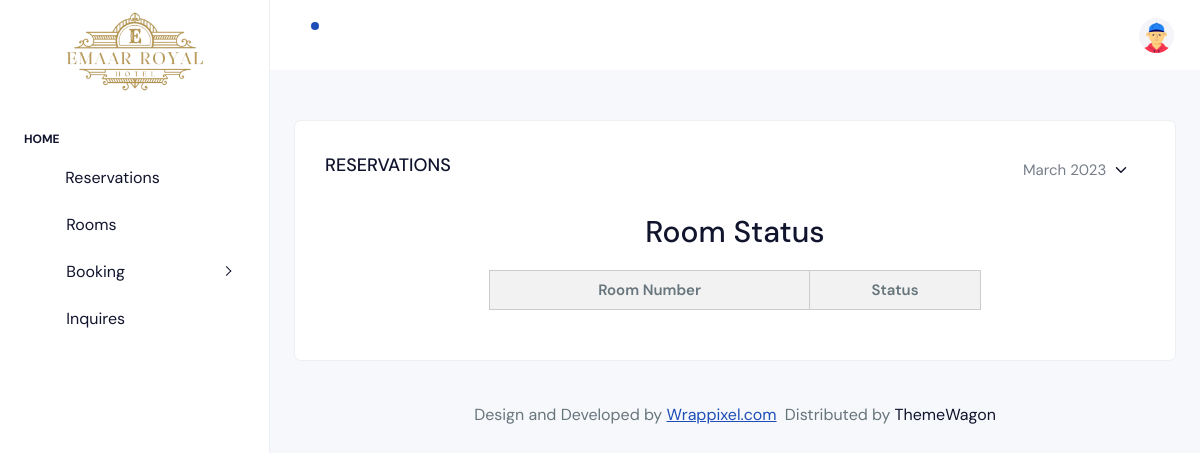
Before: /room_status.php with the older database file.
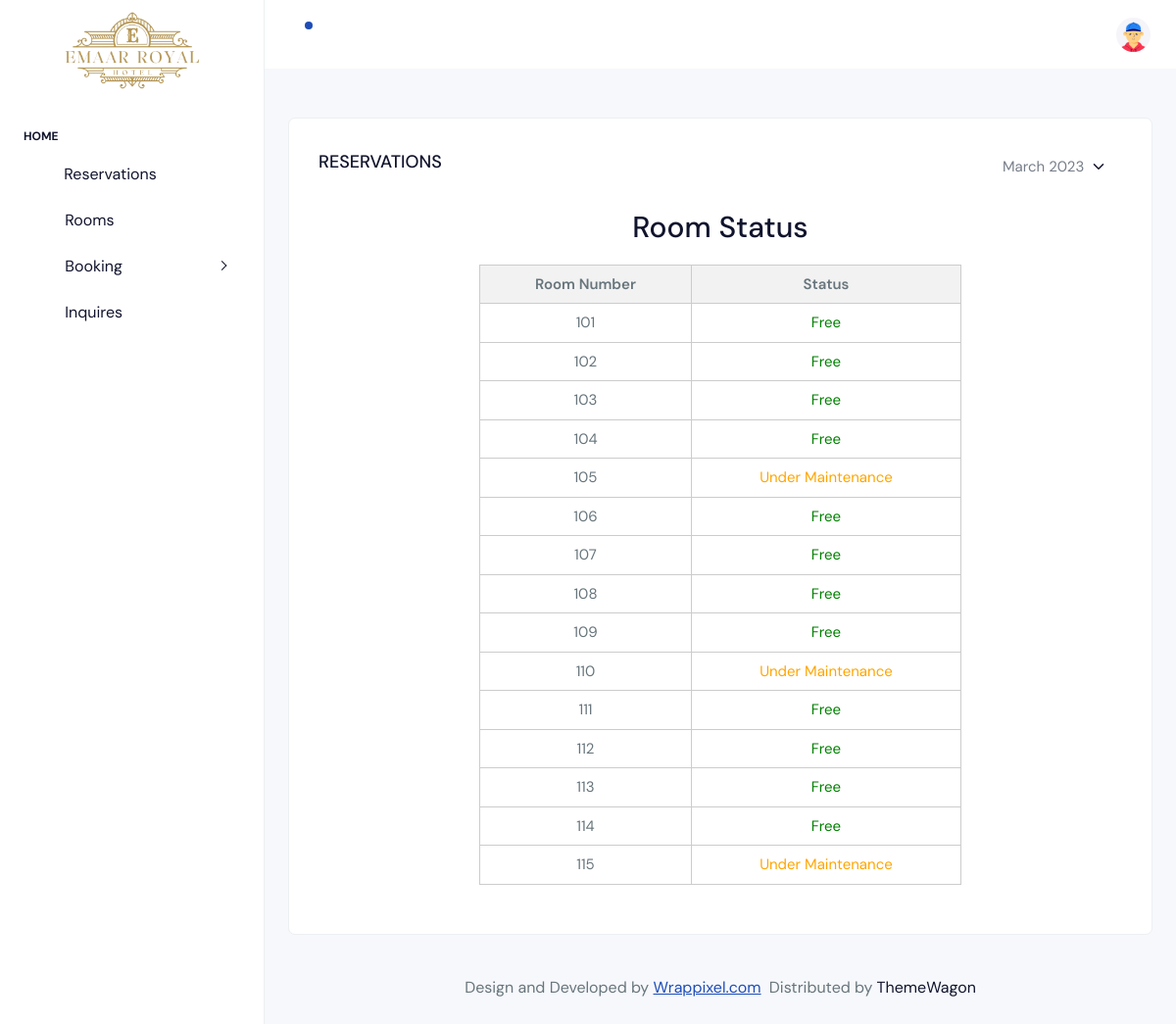
After: the same page with the newer database file.
### tables this page shows
CREATE TABLE `rooms` (
  `id` int(11) NOT NULL,
  `room_number` int(10) DEFAULT NULL,
  `status` enum('free','maintenance') DEFAULT 'free'
);

### room_status.php (the view, shortened to what this page needs)
<?php
include('inc.connection.php');
$today = date('Y-m-d');
$sql = "
SELECT
  r.id,
  r.room_number,
  CASE
    WHEN r.status = 'maintenance' THEN 'Under Maintenance'
    WHEN EXISTS (
      SELECT 1
      FROM bookings b
      WHERE b.Room_No = r.id
      AND STR_TO_DATE(b.Checkin, '%Y-%m-%d') <= '$today'
      AND STR_TO_DATE(b.Checkout, '%Y-%m-%d') >= '$today'
    ) THEN 'Reserved'
    ELSE 'Free'
  END AS room_status
FROM rooms r
ORDER BY r.room_number
";
$result = mysqli_query($conn, $sql);
?>
<!doctype html>
<html lang="en">
<head>
    <link rel="stylesheet" href="./assets/css/styles.min.css" />
</head>
<body>
    <div class="page-wrapper" id="main-wrapper" style="padding-top: 0 !important;" data-layout="vertical" data-navbarbg="skin6" data-sidebartype="full"
        data-sidebar-position="fixed" data-header-position="fixed">
        <aside class="left-sidebar" style="margin-top: 0 !important; padding-top: 0 !important; top: 0 !important;">
            <div>
                <div class="brand-logo d-flex align-items-center justify-content-center">
                    <a href="./admin-dash.php" class="text-nowrap logo-img">
                        <img src="images/logo.png" alt="" />
                    </a>
                </div>
                <nav class="sidebar-nav scroll-sidebar" data-simplebar="">
                    <ul id="sidebarnav">
                        <li class="nav-small-cap">
                            <span class="hide-menu">Home</span>
                        </li>
                        <li class="sidebar-item">
                            <a class="sidebar-link" href="./admin-dash.php" aria-expanded="false">
                                <i class="ti ti-atom"></i>
                                <span class="hide-menu">Reservations</span>
                            </a>
                        </li>
                        <li class="sidebar-item">
                            <a class="sidebar-link justify-content-between" href="#" aria-expanded="false">
                                <div class="d-flex align-items-center gap-3">
                                    <span class="d-flex">
                                        <i class="ti ti-mail"></i>
                                    </span>
                                    <span class="hide-menu">Rooms</span>
                                </div>
                            </a>
                        </li>
                        <li class="sidebar-item">
                            <a class="sidebar-link has-arrow justify-content-between" href="javascript:void(0)" aria-expanded="false">
                                <div class="d-flex align-items-center gap-3">
                                    <span class="d-flex">
                                        <i class="ti ti-bookmark"></i>
                                    </span>
                                    <span class="hide-menu">Booking</span>
                                </div>
                            </a>
                        </li>
                        <li class="sidebar-item">
                            <a class="sidebar-link justify-content-between" href="admin-inquiry.php" aria-expanded="false">
                                <div class="d-flex align-items-center gap-3">
                                    <span class="d-flex">
                                        <i class="ti ti-help"></i>
                                    </span>
                                    <span class="hide-menu">Inquires</span>
                                </div>
                            </a>
                        </li>
                </nav>
            </div>
        </aside>
        <div class="body-wrapper">
            <header class="app-header">
                <nav class="navbar navbar-expand-lg navbar-light">
                    <ul class="navbar-nav">
                        <li class="nav-item dropdown">
                            <a class="nav-link " href="javascript:void(0)" id="drop1" data-bs-toggle="dropdown" aria-expanded="false">
                                <i class="ti ti-bell"></i>
                                <div class="notification bg-primary rounded-circle"></div>
                            </a>
                        </li>
                    </ul>
                    <div class="navbar-collapse justify-content-end px-0" id="navbarNav">
                        <ul class="navbar-nav flex-row ms-auto align-items-center justify-content-end">
                            <li class="nav-item dropdown">
                                <a class="nav-link " href="javascript:void(0)" id="drop2" data-bs-toggle="dropdown"
                                    aria-expanded="false">
                                    <img src="./assets/images/profile/user-1.jpg" alt="" width="35" height="35" class="rounded-circle">
                                </a>
                            </li>
                        </ul>
                    </div>
                </nav>
            </header>
            <div class="body-wrapper-inner">
                <div class="container-fluid">
                    <div class="row" style="margin-top: -60px;">
                        <div class="col-12">
                            <div class="card">
                                <div class="card-body">
                                    <div class="d-md-flex align-items-center">
                                        <div>
                                            <h4 class="card-title">RESERVATIONS</h4>
                                        </div>
                                        <div class="ms-auto mt-3 mt-md-0">
                                            <select class="form-select theme-select border-0" aria-label="Default select example">
                                                <option value="1">March 2023</option>
                                            </select>
                                        </div>
                                    </div>
                                    <div class="table-responsive mt-4">
                                        <h2 style="text-align:center;">Room Status</h2>
                                        <table>
                                            <tr>
                                                <th>Room Number</th>
                                                <th>Status</th>
                                            </tr>
                                            <?php while ($row = mysqli_fetch_assoc($result)) {
                                                $class = str_replace(' ', '', $row['room_status']); ?>
                                                <tr>
                                                    <td><?php echo htmlspecialchars($row['room_number']); ?></td>
                                                    <td class="<?php echo $class; ?>"><?php echo $row['room_status']; ?></td>
                                                </tr>
                                            <?php } ?>
                                        </table>
                                    </div>
                                </div>
                            </div>
                        </div>
                    </div>
                    <div class="py-6 px-6 text-center">
                        <p class="mb-0 fs-4">Design and Developed by <a href="#"
                                class="pe-1 text-primary text-decoration-underline">Wrappixel.com</a> Distributed by <a
                                href="https://themewagon.com" target="_blank">ThemeWagon</a></p>
                    </div>
                </div>
            </div>
        </div>
    </div>
</body>
</html>

### room_status.php (style rules this page uses)
.app-header { margin-top: 0 !important; padding-top: 0 !important; position: relative; top: 0 !important; }
nav.navbar { margin-top: 0 !important; padding-top: 0 !important; }
.body-wrapper, #main-wrapper, .page-wrapper { margin-top: 0 !important; padding-top: 0 !important; }
.brand-logo img { width: 100%; height: 160px; margin-top: -26px; margin-bottom: -35px; }
table { border-collapse: collapse; width: 60%; margin: 20px auto; }
th, td { border: 1px solid #ccc; padding: 8px; text-align: center; }
th { background-color: #f2f2f2; }
.Free { color: green; }
.UnderMaintenance { color: orange; }

Changed rows visible on the page:
added rooms: room_number "101", room_status "Free"
added rooms: room_number "102", room_status "Free"
added rooms: room_number "103", room_status "Free"
added rooms: room_number "104", room_status "Free"
added rooms: room_number "105", room_status "Under Maintenance"
added rooms: room_number "106", room_status "Free"
added rooms: room_number "107", room_status "Free"
added rooms: room_number "108", room_status "Free"
added rooms: room_number "109", room_status "Free"
added rooms: room_number "110", room_status "Under Maintenance"
added rooms: room_number "111", room_status "Free"
added rooms: room_number "112", room_status "Free"
added rooms: room_number "113", room_status "Free"
added rooms: room_number "114", room_status "Free"
added rooms: room_number "115", room_status "Under Maintenance"
